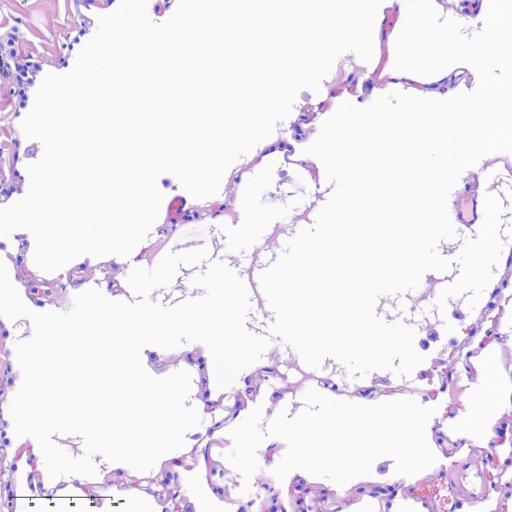
#> input picture Data_Enhancement/data_input/1.jpg, 512 x 512 px, found by its file name; its folder holds 4 pictures in this run
$ python IMG_Contrast.py
#> lines starting #> are read from the running program, lines starting #| are printed output that depends on the picture
import os
from PIL import Image, ImageEnhance

# 定义输入文件夹路径和输出文件夹路径
input_folder = '..\\data_input'
output_folder = '..\\data_output'

# 获取输入文件夹中所有的图像文件名
image_files = [os.path.join(input_folder, f) for f in os.listdir(input_folder) if
               f.endswith('.png') or f.endswith('.jpg')]

# 遍历所有图像文件
for input_path in image_files:
    # 打开图像文件
    img = Image.open(input_path)
#> img is the input picture: PIL image 512x512 RGB; mean R, G, B 235.7, 229.6, 238.8

    # 对比度增强
    contrast = ImageEnhance.Contrast(img)
    img_enhanced = contrast.enhance(1.5)
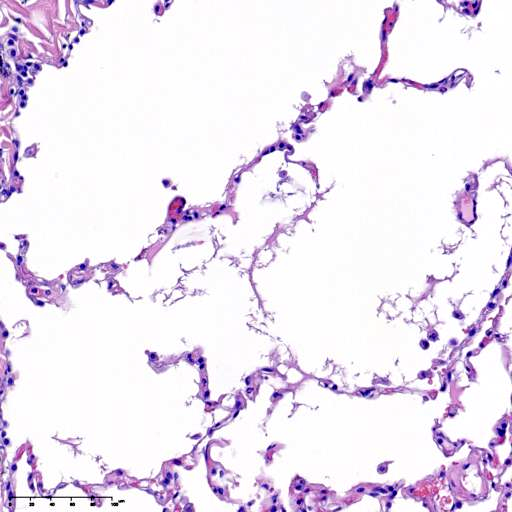
#> img_enhanced: PIL image 512x512 RGB; mean R, G, B 236.4, 227.6, 240.6

    # 定义输出文件名和输出路径
    output_name = os.path.basename(input_path)
    output_path = os.path.join(output_folder, output_name)

    # 保存增强后的图像文件
    img_enhanced.save(output_path)
#> pass 2 of the loop `for input_path in image_files:`:
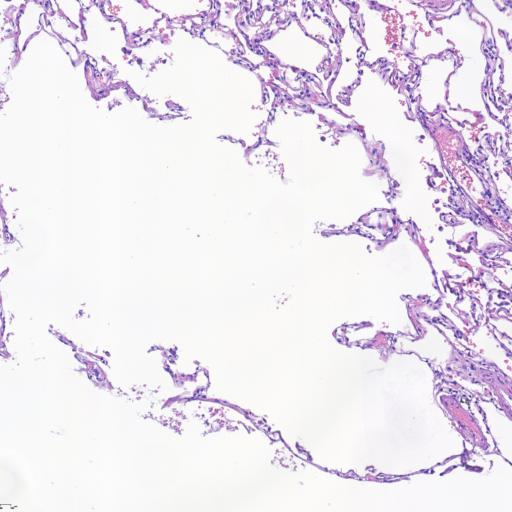
#> input picture Data_Enhancement/data_input/11.jpg, 512 x 512 px, found by its file name
#> img is the input picture: PIL image 512x512 RGB; mean R, G, B 234.9, 228.3, 237.8
#> `img_enhanced = contrast.enhance(1.5)`:
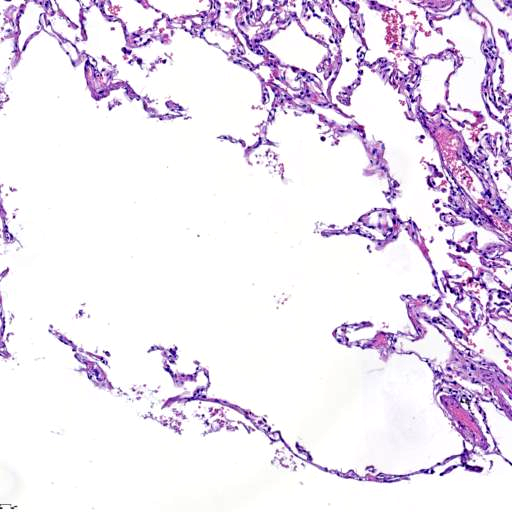
#> img_enhanced: PIL image 512x512 RGB; mean R, G, B 234.6, 225.5, 239
#> pass 3 of the loop `for input_path in image_files:`:
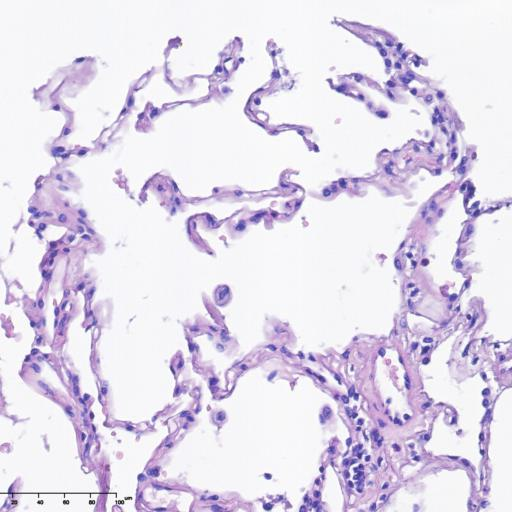
#> input picture Data_Enhancement/data_input/12.jpg, 512 x 512 px, found by its file name
#> img is the input picture: PIL image 512x512 RGB; mean R, G, B 225.8, 218.7, 234.4
#> `img_enhanced = contrast.enhance(1.5)`:
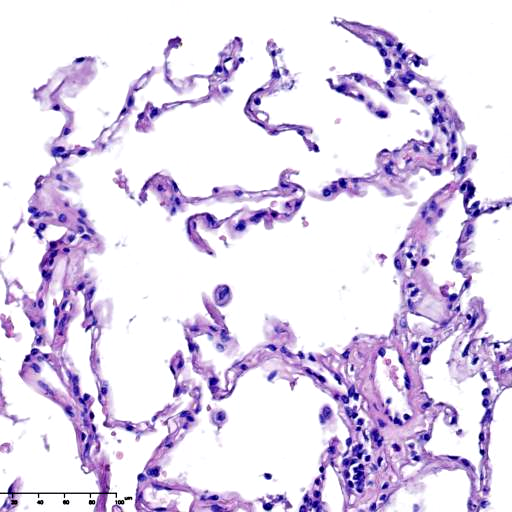
#> img_enhanced: PIL image 512x512 RGB; mean R, G, B 224.7, 214.5, 235.6
#> the loop made 4 passes; the first 3 are shown

print("All images processed successfully!")
